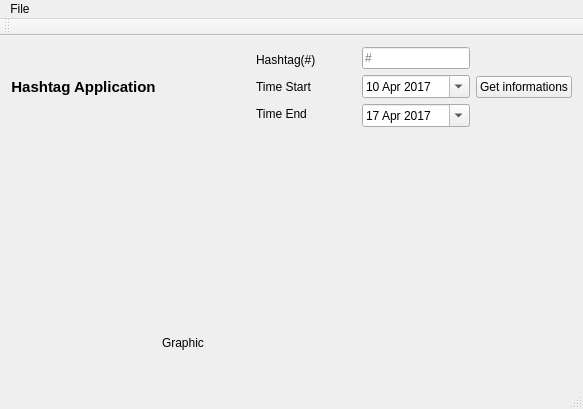
<?xml version="1.0" encoding="UTF-8"?>
<ui version="4.0">
 <class>MainWindow</class>
 <widget class="QMainWindow" name="MainWindow">
  <property name="geometry">
   <rect>
    <x>0</x>
    <y>0</y>
    <width>583</width>
    <height>409</height>
   </rect>
  </property>
  <property name="windowTitle">
   <string>MainWindow</string>
  </property>
  <widget class="QWidget" name="centralWidget">
   <layout class="QGridLayout" name="gridLayout">
    <item row="0" column="0">
     <widget class="QLabel" name="label">
      <property name="font">
       <font>
        <pointsize>11</pointsize>
        <weight>75</weight>
        <bold>true</bold>
       </font>
      </property>
      <property name="text">
       <string>Hashtag Application</string>
      </property>
      <property name="alignment">
       <set>Qt::AlignCenter</set>
      </property>
     </widget>
    </item>
    <item row="0" column="1">
     <spacer name="horizontalSpacer_2">
      <property name="orientation">
       <enum>Qt::Horizontal</enum>
      </property>
      <property name="sizeHint" stdset="0">
       <size>
        <width>40</width>
        <height>20</height>
       </size>
      </property>
     </spacer>
    </item>
    <item row="0" column="2">
     <layout class="QHBoxLayout" name="horizontalLayout_3">
      <property name="sizeConstraint">
       <enum>QLayout::SetNoConstraint</enum>
      </property>
      <item>
       <layout class="QHBoxLayout" name="horizontalLayout">
        <item>
         <layout class="QVBoxLayout" name="verticalLayout_2">
          <property name="spacing">
           <number>1</number>
          </property>
          <property name="sizeConstraint">
           <enum>QLayout::SetMinimumSize</enum>
          </property>
          <item>
           <widget class="QLabel" name="hashtagLabel">
            <property name="text">
             <string>Hashtag(#)</string>
            </property>
           </widget>
          </item>
          <item>
           <widget class="QLabel" name="startLabel">
            <property name="text">
             <string>Time Start</string>
            </property>
           </widget>
          </item>
          <item>
           <widget class="QLabel" name="endLabel">
            <property name="text">
             <string>Time End</string>
            </property>
           </widget>
          </item>
         </layout>
        </item>
        <item>
         <spacer name="horizontalSpacer">
          <property name="orientation">
           <enum>Qt::Horizontal</enum>
          </property>
          <property name="sizeType">
           <enum>QSizePolicy::Fixed</enum>
          </property>
          <property name="sizeHint" stdset="0">
           <size>
            <width>40</width>
            <height>20</height>
           </size>
          </property>
         </spacer>
        </item>
        <item>
         <layout class="QVBoxLayout" name="verticalLayout_3">
          <item>
           <widget class="QLineEdit" name="hashtagEdit">
            <property name="text">
             <string extracomment="#"/>
            </property>
            <property name="placeholderText">
             <string>#</string>
            </property>
           </widget>
          </item>
          <item>
           <widget class="QDateEdit" name="startDateEdit">
            <property name="dateTime">
             <datetime>
              <hour>1</hour>
              <minute>0</minute>
              <second>0</second>
              <year>2017</year>
              <month>4</month>
              <day>10</day>
             </datetime>
            </property>
            <property name="calendarPopup">
             <bool>true</bool>
            </property>
           </widget>
          </item>
          <item>
           <widget class="QDateEdit" name="endDateEdit">
            <property name="dateTime">
             <datetime>
              <hour>0</hour>
              <minute>0</minute>
              <second>0</second>
              <year>2017</year>
              <month>4</month>
              <day>17</day>
             </datetime>
            </property>
            <property name="calendarPopup">
             <bool>true</bool>
            </property>
            <property name="date">
             <date>
              <year>2017</year>
              <month>4</month>
              <day>17</day>
             </date>
            </property>
           </widget>
          </item>
         </layout>
        </item>
       </layout>
      </item>
     </layout>
    </item>
    <item row="0" column="3">
     <widget class="QPushButton" name="getInforBtn">
      <property name="text">
       <string>Get informations</string>
      </property>
     </widget>
    </item>
    <item row="4" column="1">
     <widget class="QLabel" name="graphLabel">
      <property name="text">
       <string>Graphic</string>
      </property>
     </widget>
    </item>
    <item row="2" column="0" rowspan="2" colspan="4">
     <widget class="QWidget" name="graphWidget" native="true"/>
    </item>
    <item row="1" column="2">
     <spacer name="verticalSpacer">
      <property name="orientation">
       <enum>Qt::Vertical</enum>
      </property>
      <property name="sizeType">
       <enum>QSizePolicy::Fixed</enum>
      </property>
      <property name="sizeHint" stdset="0">
       <size>
        <width>20</width>
        <height>40</height>
       </size>
      </property>
     </spacer>
    </item>
   </layout>
  </widget>
  <widget class="QMenuBar" name="menuBar">
   <property name="geometry">
    <rect>
     <x>0</x>
     <y>0</y>
     <width>583</width>
     <height>21</height>
    </rect>
   </property>
   <widget class="QMenu" name="menuFile">
    <property name="title">
     <string>File</string>
    </property>
    <addaction name="actionopen"/>
    <addaction name="actionExit"/>
    <addaction name="actionExit_2"/>
   </widget>
   <addaction name="menuFile"/>
  </widget>
  <widget class="QToolBar" name="mainToolBar">
   <attribute name="toolBarArea">
    <enum>TopToolBarArea</enum>
   </attribute>
   <attribute name="toolBarBreak">
    <bool>false</bool>
   </attribute>
  </widget>
  <widget class="QStatusBar" name="statusBar"/>
  <action name="actionopen">
   <property name="text">
    <string>Open File</string>
   </property>
  </action>
  <action name="actionExit">
   <property name="text">
    <string>Save File</string>
   </property>
  </action>
  <action name="actionExit_2">
   <property name="text">
    <string>Exit</string>
   </property>
  </action>
 </widget>
 <layoutdefault spacing="6" margin="11"/>
 <resources/>
 <connections/>
</ui>
